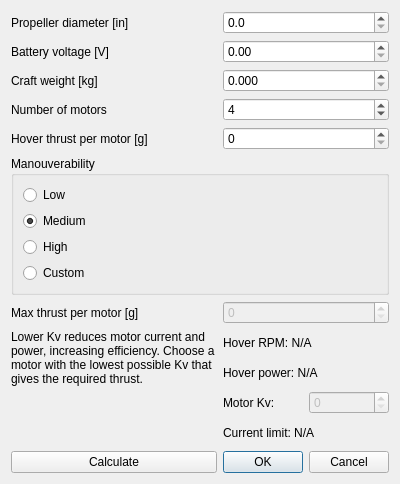
<?xml version="1.0" encoding="UTF-8"?>
<ui version="4.0">
 <class>Dialog</class>
 <widget class="QDialog" name="Dialog">
  <property name="geometry">
   <rect>
    <x>0</x>
    <y>0</y>
    <width>400</width>
    <height>484</height>
   </rect>
  </property>
  <property name="windowTitle">
   <string>Propeller functions</string>
  </property>
  <layout class="QGridLayout" name="gridLayout">
   <item row="8" column="1" colspan="2">
    <widget class="QLabel" name="label_RPM">
     <property name="text">
      <string>Hover RPM: N/A</string>
     </property>
    </widget>
   </item>
   <item row="9" column="1" colspan="2">
    <widget class="QLabel" name="label_Q">
     <property name="text">
      <string>Hover power: N/A</string>
     </property>
    </widget>
   </item>
   <item row="13" column="1" colspan="2">
    <widget class="QDialogButtonBox" name="buttonBox">
     <property name="orientation">
      <enum>Qt::Horizontal</enum>
     </property>
     <property name="standardButtons">
      <set>QDialogButtonBox::Cancel|QDialogButtonBox::Ok</set>
     </property>
    </widget>
   </item>
   <item row="11" column="1" colspan="2">
    <widget class="QLabel" name="label_Imax">
     <property name="text">
      <string>Current limit: N/A</string>
     </property>
    </widget>
   </item>
   <item row="1" column="0">
    <widget class="QLabel" name="label">
     <property name="text">
      <string>Battery voltage [V]</string>
     </property>
    </widget>
   </item>
   <item row="3" column="0">
    <widget class="QLabel" name="label_5">
     <property name="text">
      <string>Number of motors</string>
     </property>
    </widget>
   </item>
   <item row="0" column="1" colspan="2">
    <widget class="QDoubleSpinBox" name="doubleSpinBox_propD">
     <property name="decimals">
      <number>1</number>
     </property>
    </widget>
   </item>
   <item row="1" column="1" colspan="2">
    <widget class="QDoubleSpinBox" name="doubleSpinBox_V"/>
   </item>
   <item row="3" column="1" colspan="2">
    <widget class="QSpinBox" name="spinBox_no_motors">
     <property name="minimum">
      <number>1</number>
     </property>
     <property name="value">
      <number>4</number>
     </property>
    </widget>
   </item>
   <item row="0" column="0">
    <widget class="QLabel" name="label_prop_name">
     <property name="text">
      <string>Propeller diameter [in]</string>
     </property>
    </widget>
   </item>
   <item row="4" column="0">
    <widget class="QLabel" name="label_3">
     <property name="text">
      <string>Hover thrust per motor [g]</string>
     </property>
    </widget>
   </item>
   <item row="10" column="1">
    <widget class="QLabel" name="label_Kv">
     <property name="text">
      <string>Motor Kv:</string>
     </property>
    </widget>
   </item>
   <item row="2" column="0">
    <widget class="QLabel" name="label_2">
     <property name="text">
      <string>Craft weight [kg]</string>
     </property>
    </widget>
   </item>
   <item row="13" column="0">
    <widget class="QPushButton" name="pushButton_calculate">
     <property name="text">
      <string>Calculate</string>
     </property>
    </widget>
   </item>
   <item row="10" column="2">
    <widget class="QSpinBox" name="spinBox_Kv">
     <property name="enabled">
      <bool>false</bool>
     </property>
     <property name="maximum">
      <number>10000</number>
     </property>
     <property name="singleStep">
      <number>10</number>
     </property>
    </widget>
   </item>
   <item row="8" column="0" rowspan="4">
    <widget class="QLabel" name="label_4">
     <property name="text">
      <string>Lower Kv reduces motor current and power, increasing efficiency. Choose a motor with the lowest possible Kv that gives the required thrust.</string>
     </property>
     <property name="alignment">
      <set>Qt::AlignLeading|Qt::AlignLeft|Qt::AlignTop</set>
     </property>
     <property name="wordWrap">
      <bool>true</bool>
     </property>
    </widget>
   </item>
   <item row="2" column="1" colspan="2">
    <widget class="QDoubleSpinBox" name="doubleSpinBox_mass">
     <property name="decimals">
      <number>3</number>
     </property>
    </widget>
   </item>
   <item row="4" column="1" colspan="2">
    <widget class="QDoubleSpinBox" name="doubleSpinBox_Th">
     <property name="decimals">
      <number>0</number>
     </property>
     <property name="maximum">
      <double>10000.000000000000000</double>
     </property>
    </widget>
   </item>
   <item row="7" column="0">
    <widget class="QLabel" name="label_6">
     <property name="text">
      <string>Max thrust per motor [g]</string>
     </property>
    </widget>
   </item>
   <item row="7" column="1" colspan="2">
    <widget class="QDoubleSpinBox" name="doubleSpinBox_Th_max">
     <property name="enabled">
      <bool>false</bool>
     </property>
     <property name="decimals">
      <number>0</number>
     </property>
     <property name="maximum">
      <double>10000.000000000000000</double>
     </property>
    </widget>
   </item>
   <item row="5" column="0" rowspan="2" colspan="3">
    <widget class="QGroupBox" name="groupBox">
     <property name="title">
      <string>Manouverability</string>
     </property>
     <layout class="QVBoxLayout" name="verticalLayout">
      <item>
       <widget class="QRadioButton" name="radioButton_manouv_low">
        <property name="text">
         <string>Low</string>
        </property>
       </widget>
      </item>
      <item>
       <widget class="QRadioButton" name="radioButton_manouv_med">
        <property name="text">
         <string>Medium</string>
        </property>
        <property name="checked">
         <bool>true</bool>
        </property>
       </widget>
      </item>
      <item>
       <widget class="QRadioButton" name="radioButton_manouv_high">
        <property name="text">
         <string>High</string>
        </property>
       </widget>
      </item>
      <item>
       <widget class="QRadioButton" name="radioButton_manouv_custom">
        <property name="text">
         <string>Custom</string>
        </property>
       </widget>
      </item>
     </layout>
    </widget>
   </item>
  </layout>
 </widget>
 <resources/>
 <connections>
  <connection>
   <sender>buttonBox</sender>
   <signal>accepted()</signal>
   <receiver>Dialog</receiver>
   <slot>accept()</slot>
   <hints>
    <hint type="sourcelabel">
     <x>248</x>
     <y>254</y>
    </hint>
    <hint type="destinationlabel">
     <x>157</x>
     <y>274</y>
    </hint>
   </hints>
  </connection>
  <connection>
   <sender>buttonBox</sender>
   <signal>rejected()</signal>
   <receiver>Dialog</receiver>
   <slot>reject()</slot>
   <hints>
    <hint type="sourcelabel">
     <x>316</x>
     <y>260</y>
    </hint>
    <hint type="destinationlabel">
     <x>286</x>
     <y>274</y>
    </hint>
   </hints>
  </connection>
 </connections>
</ui>
